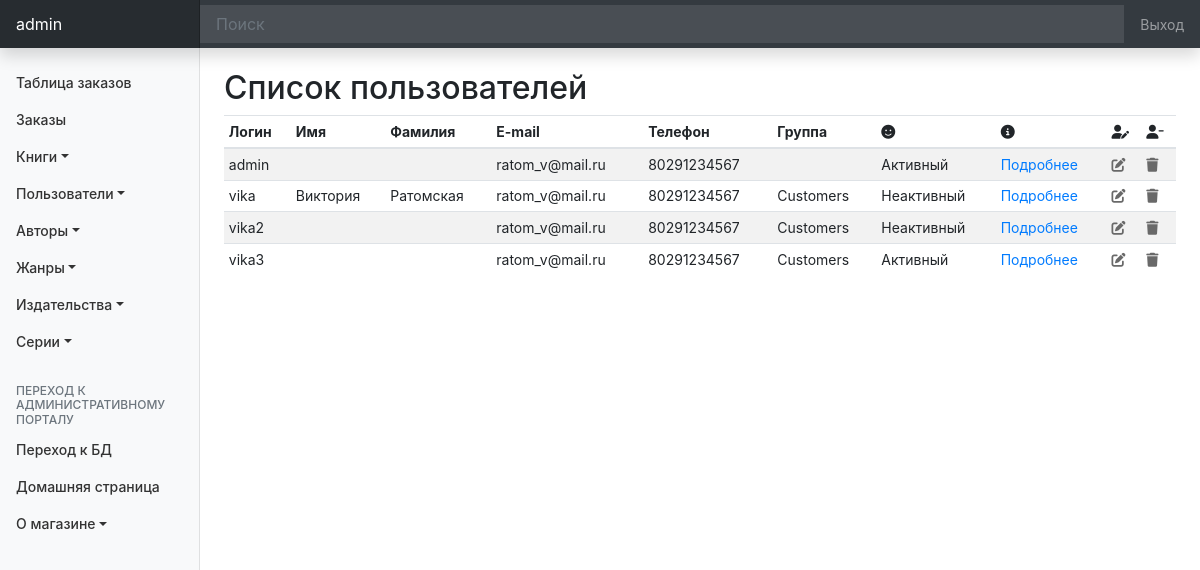
Before: /customer/list/ (signed in) with the older database file.
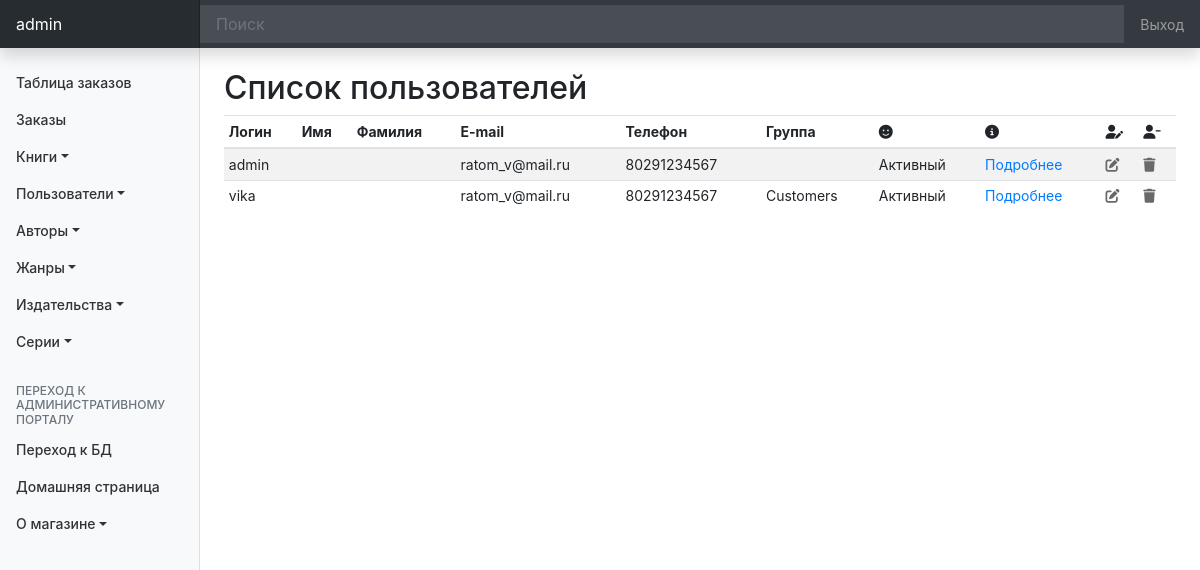
After: the same page with the newer database file.
### customers/models.py (models this page shows, shortened)
class Customer(models.Model):
    user = models.OneToOneField(
        User,
        on_delete=models.PROTECT,
    )
    code_phone = models.SmallIntegerField(
        verbose_name='Код номера',
        choices=((8029, '(029)'),(8033, '(033)'),(8044, '(044)'),(8017, '(017)')),
    )
    phone = models.PositiveIntegerField(
        verbose_name='Телефон',
        help_text='7 цифр',
    )
    country = models.CharField(
        verbose_name='Страна',
        max_length= 100,
        null=True,
        blank=True,
    )
    city = models.CharField(
        verbose_name='Город',
        max_length= 100,
        null=True,
        blank=True,
    )
    index = models.PositiveSmallIntegerField(
        verbose_name='Почтовый индекс',
        null=True,
        blank=True,
    )
    address_1 = models.CharField(
        verbose_name='Адрес 1',
        max_length= 200,
        null=True,
        blank=True,
    )
    address_2 = models.CharField(
        verbose_name='Адрес 2',
        max_length= 200,
        null=True,
        blank=True,
    )
    group = models.OneToOneField(
        Group,
        verbose_name='Группа',
        on_delete=models.PROTECT,
        null=True,
        blank=True,
    )
    class Meta:
        ordering = ['user']
        verbose_name = 'Пользователь'
        verbose_name_plural = 'Пользователи'

### customers/views.py (the view)
# urls.py: path('list/', CustomerList.as_view(), name='list'),
class CustomerList(LoginRequiredMixin, ListView):
    template_name = 'customer/list_customer.html'
    model = Customer
    form_class = CustomerForm
    paginate_by = 20

### customers/templates/customer/list_customer.html (shortened to what this page needs)
{% extends 'base_admin.html' %}
{% block body %}
    {% include "top_menu_admin.html" %}
    <br>
    <h2 id="list-customer">Список пользователей</h2>
    <div class="table-responsive">
        <table class="table table-striped table-sm">
            <thead>
                <tr>
                <th>Логин</th>
                <th>Имя</th>
                <th>Фамилия</th>
                <th>E-mail</th>
                <th>Телефон</th>
                <th>Группа</th>
                <th><i class="fas fa-smile"></i></th>
                <th><i class="fas fa-info-circle"></i></th>
                <th><i class="fas fa-user-edit"></i></th>
                <th><i class="fas fa-user-minus"></i></th>
                </tr>
            </thead>
            <tbody>
                {% for customer in object_list %}
                    <tr>
                        <td>{{ customer.user.username }}</td>
                        <td>{{ customer.user.first_name }}</td>
                        <td>{{ customer.user.last_name }}</td>
                        <td>{{ customer.user.email }}</td>
                        <td>{{ customer.code_phone }}{{ customer.phone }}</td>
                        <td>
                            {% if customer.user.groups.all|length == 1 %}
                                {{ customer.user.groups.all.0.name }}
                            {% else %}
                                {% for group in customer.user.groups.all %}
                                    {{ group.name }}
                                {% endfor %}
                            {% endif %}
                        </td>
                        <td>
                            {% if customer.user.is_active %}
                                Активный
                            {% else %}
                                Неактивный
                            {% endif %}
                        </td>
                        <td><a href="{% url 'customer:detail' customer.pk %}" title="подробнее">Подробнее</a></td>
                        <td><a href="{% url 'customer:updatemainadmin' customer.pk %}" title="редактировать"><i style="color:#696969" class="fas fa-edit"></i></a></td>
                        <td><a href="{% url 'customer:delete' customer.pk %}" title="удалить"><i style="color:#696969" class="fas fa-trash"></i></a></td>
                    </tr>
                {% endfor %}
            </tbody>
        </table>
        <br>
    </div>
{% endblock body %}

Changed rows visible on the page:
removed Customer: user.username "vika2", user.email "ratom_v@mail.ru", code_phone "8029", phone "1234567", user.groups.all.0.name "Customers", shows "Неактивный"
removed Customer: user.username "vika3", user.email "ratom_v@mail.ru", code_phone "8029", phone "1234567", user.groups.all.0.name "Customers", shows "Активный"
changed Customer "vika": user.first_name "Виктория" → (not shown); user.last_name "Ратомская" → (not shown); text "Неактивный" → "Активный"
